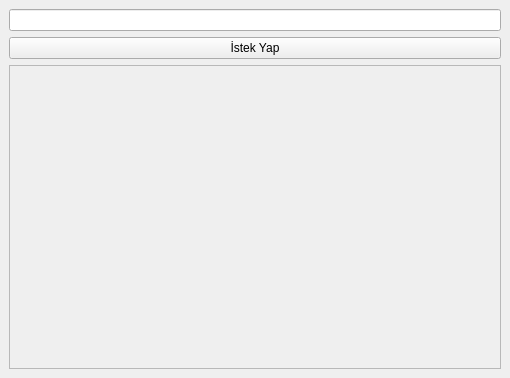
<?xml version="1.0" encoding="UTF-8"?>
<ui version="4.0">
 <class>MainWindow</class>
 <widget class="QMainWindow" name="MainWindow">
  <property name="geometry">
   <rect>
    <x>0</x>
    <y>0</y>
    <width>510</width>
    <height>378</height>
   </rect>
  </property>
  <property name="windowTitle">
   <string>MainWindow</string>
  </property>
  <widget class="QWidget" name="centralwidget">
   <layout class="QVBoxLayout" name="verticalLayout">
    <item>
     <widget class="QLineEdit" name="istekLine"/>
    </item>
    <item>
     <widget class="QPushButton" name="istekButton">
      <property name="text">
       <string>İstek Yap</string>
      </property>
     </widget>
    </item>
    <item>
     <widget class="QTextEdit" name="cevapText">
      <property name="enabled">
       <bool>false</bool>
      </property>
     </widget>
    </item>
   </layout>
  </widget>
 </widget>
 <resources/>
 <connections/>
</ui>
